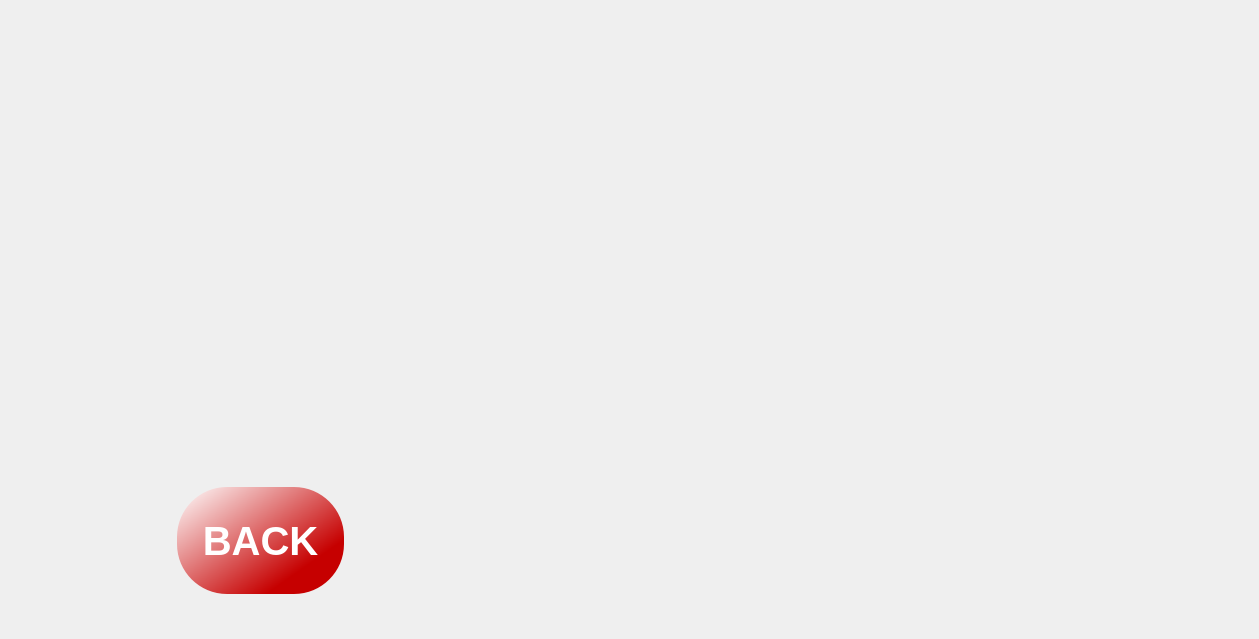
    <widget class="QWidget" name="page_59">
     <widget class="QLabel" name="label_55">
      <property name="geometry">
       <rect>
        <x>0</x>
        <y>0</y>
        <width>1250</width>
        <height>630</height>
       </rect>
      </property>
      <property name="text">
       <string/>
      </property>
     </widget>
     <widget class="QLabel" name="label_56">
      <property name="geometry">
       <rect>
        <x>10</x>
        <y>10</y>
        <width>571</width>
        <height>431</height>
       </rect>
      </property>
      <property name="text">
       <string/>
      </property>
      <property name="pixmap">
       <pixmap resource="icon.qrc">:/adding/adding/WhatsApp Image 2023-09-22 at 5.22.49 PM.jpeg</pixmap>
      </property>
      <property name="scaledContents">
       <bool>true</bool>
      </property>
     </widget>
     <widget class="QLabel" name="label_57">
      <property name="geometry">
       <rect>
        <x>580</x>
        <y>0</y>
        <width>651</width>
        <height>371</height>
       </rect>
      </property>
      <property name="text">
       <string/>
      </property>
      <property name="pixmap">
       <pixmap resource="icon.qrc">:/adding/adding/Sulfur1.jpg</pixmap>
      </property>
      <property name="scaledContents">
       <bool>true</bool>
      </property>
     </widget>
     <widget class="QLabel" name="label_58">
      <property name="geometry">
       <rect>
        <x>840</x>
        <y>370</y>
        <width>381</width>
        <height>241</height>
       </rect>
      </property>
      <property name="text">
       <string/>
      </property>
      <property name="pixmap">
       <pixmap resource="icon.qrc">:/adding/adding/sul.jfif</pixmap>
      </property>
      <property name="scaledContents">
       <bool>true</bool>
      </property>
     </widget>
     <widget class="QPushButton" name="Phospho_back_push_16">
      <property name="geometry">
       <rect>
        <x>170</x>
        <y>480</y>
        <width>181</width>
        <height>121</height>
       </rect>
      </property>
      <property name="font">
       <font>
        <pointsize>30</pointsize>
        <italic>false</italic>
        <bold>true</bold>
       </font>
      </property>
      <property name="autoFillBackground">
       <bool>false</bool>
      </property>
      <property name="styleSheet">
       <string notr="true">QPushButton
{
border:none;
	color: white;
	
	
	background-color: qlineargradient(spread:pad, x1:0.794851, y1:0.717, x2:0.012, y2:0, stop:0 rgba(198, 0, 0, 255), stop:1 rgba(255, 255, 255, 255));
border-radius:50px;
margin:7px;

}
QPushButton:pressed
{
	
	
	background-color: qlineargradient(spread:pad, x1:0.0877017, y1:0.081, x2:0.857304, y2:0.869, stop:0 rgba(198, 0, 0, 255), stop:1 rgba(255, 255, 255, 255));
}</string>
      </property>
      <property name="text">
       <string>BACK</string>
      </property>
     </widget>
    </widget>
